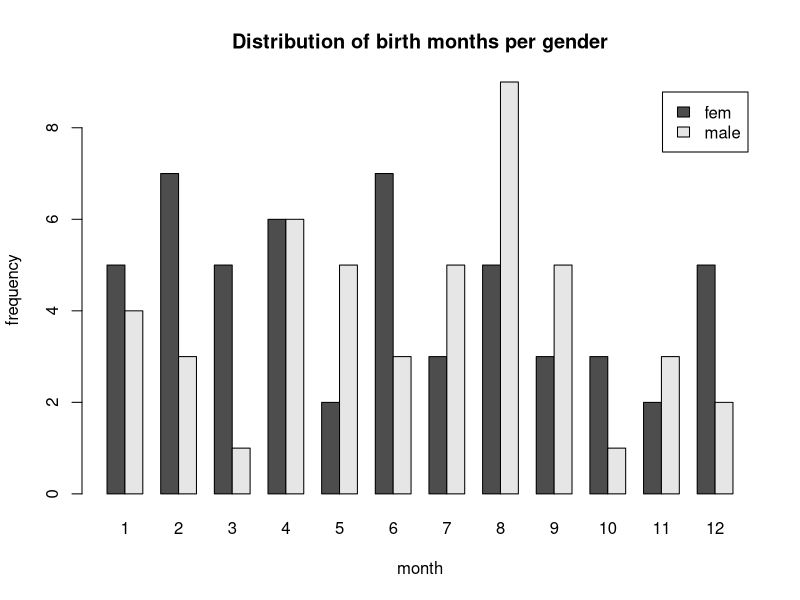
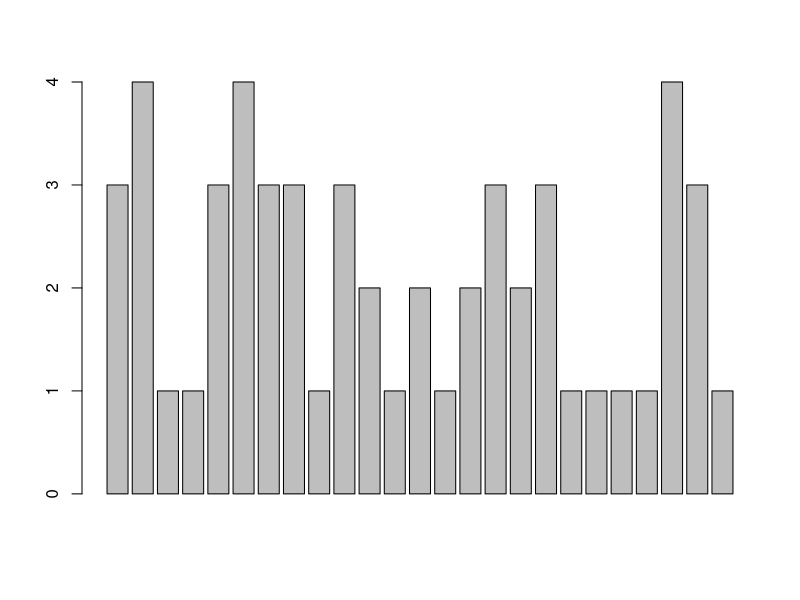
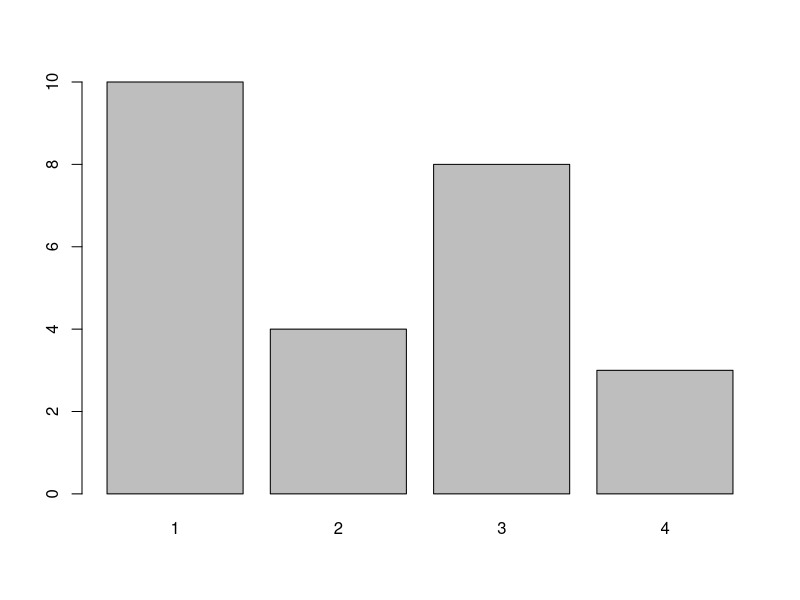
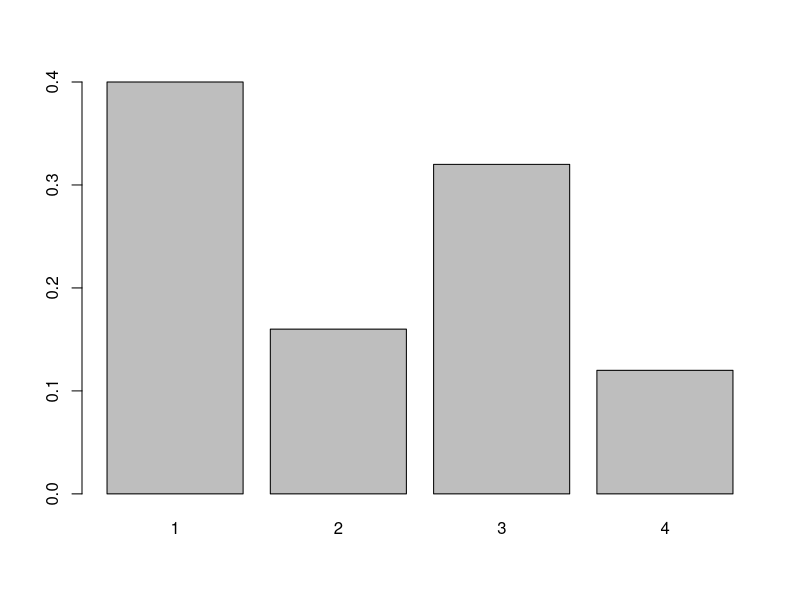
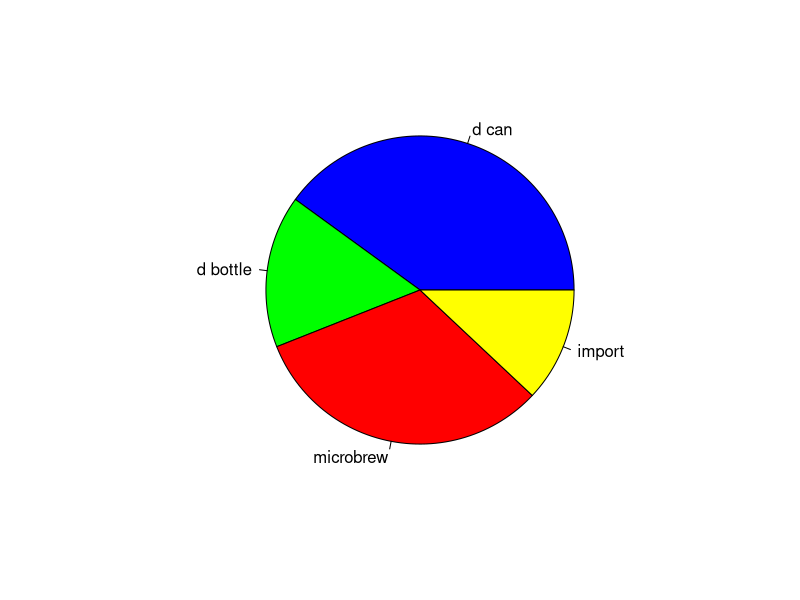

Source code (R) for these figures, in order: (Note: this script raises an error after producing the figures.)
# Lab 1: Prob&Stats Review with R

# EXPLORATORY DATA ANALYSIS
typos <- c(2,3,0,3,1,0,0,1)
typos

is.vector(typos)
class(typos)
mean(typos)
sd(typos)
var(typos)
summary(typos)
length(typos)
str(typos)
?length

#
month <- c(9, 10, 4, 8, 7, 9, 3, 8, 4, 1, 5, 2, 12, 4, 10, 3, 2, 2, 12, 4, 6, 1, 6, 6, 12, 4, 12, 1, 8, 2, 2, 1, 6, 12, 6, 5, 10, 11, 8, 5, 4, 8, 3, 11, 11, 9, 8, 9, 8, 6, 5, 7, 12, 2, 2, 6, 4, 4, 7, 8, 4, 2, 6, 1, 4, 6, 2, 8, 11, 10, 6, 5, 4, 1, 8, 3, 7, 8, 9, 7, 8, 9, 8, 8, 5, 1, 1, 3, 7, 7, 12, 3, 1, 7, 11, 9, 4, 5, 2, 9)
aux <- read.table(file="data/GenderBirthMonth.txt", header=T) 
names(aux)
month <- aux$birthmonth
gender <- aux$gender
summary(month) #WRONG -> CORRECT WAY: summary(as.factor(month)) Nao muda o objeto
summary(gender)

table(gender)
table(month)
table(gender,month)
barplot(table(gender,month), beside=T, 
        legend.text=c("fem","male"), 
        main= "Distribution of birth months per gender", 
        xlab="month", ylab="frequency")


#
beer <- c(3, 4, 1, 1, 3, 4, 3, 3, 1, 3, 2, 1, 2, 1, 2, 3, 
          2, 3, 1, 1, 1, 1, 4, 3, 1)
barplot(beer)  # NO, this isnât correct -> Barplot so a tabelas, nao a vetores numericos
barplot(table(beer))
barplot(table(beer)/length(beer))
factor(beer);
beer.counts <- table(beer);
names(beer.counts) <- c("d can", "d bottle", "microbrew", "import")
pie(beer.counts, col=c("blue", "green", "red", "yellow"))


#
?faithful
names(faithful)
head(faithful)
attach(faithful)
summary(eruptions) # summary(faithful$eruptions)
detach(faithful)
stem(eruptions, scale=0.5) # stem(faithful$eruptions, scale=0.5)

par(mfrow=c(1,2)) # Device pronto para fazer graficos sobre ele -> chama a janela e permite definir argumento sobre graficos a fazer -> mfrow varios graficos ao lado uns dos outros -> 1 linha e 2 colunas
hist(faithful$eruptions, breaks=seq(from=1.05, to=6, by=1/4), freq=F,
     main="Histogram for eruptions", 
     xlab = "duration (min)", ylab = "frequency")

hist(faithful$eruptions, breaks=100, freq=F,
     main="Histogram for eruptions", 
     xlab = "duration (min)", ylab = "frequency")
     
er.small <- faithful$eruptions[faithful$eruptions<3]
faithful.small = faithful[faithful$eruptions<3]
row.names(faithful.small) = 1:(dim(faithful.small)[1])
summary(er.small)
boxplot(er.small, main="Boxplot for small eruptions", 
        ylim=c(1.5,5.1), ylab="duration (min)")

boxplot(er.small, main="Boxplot for small eruptions", 
        ylab="duration (min)")


#
experimental <- c(5, 5, 5, 13, 7, 11, 11, 9, 8, 9)
control <- c(11, 8, 4, 5, 9, 5, 10, 5, 4, 10)
boxplot(experimental, control)

data <- c(experimental, control)
type <- c(rep("experim.",10), rep("control",10))
data
type
cbind(data, type)
boxplot(data ~ type) # quero data POR type


#
?Orange
names(Orange); 
attach(Orange)
plot(Orange$age, Orange$circumference, main="scatterplot", xlab="Age", ylab="Circumference", pch=20)

# lwd, lty, col, 

# by(data_frame|vector, indicador, function(x){})
by(Orange, Orange$Tree, function(x){lines(x$age, x$circumference)})

by(Orange, Orange$Tree, function(x){x[dim(x)[1],]})
legend(locator(1), "Tree 4")
# legend(locator(1), "Tree 1")
# 		CLICK RATO
plot(Orange$age, Orange$circumference, main="scatterplot", xlab="Age", ylab="Circumference", pch=20, type="p")

plot(Orange$age, Orange$circumference, main="scatterplot", xlab="Age", ylab="Circumference", pch=20, type="b")


plot(Orange$age, Orange$circumference, main="scatterplot", xlab="Age", ylab="Circumference", pch=20, type="l")

cor(Orange$age, Orange$circumference) #default is Pearson coefficient -> CORRELACAO


#
quality <- 1:10
SO2 <- c(0.9,2.7,1.8,2.9,3.5,3.1,3.7,3.3,4.9,4.7) 
cor(quality, SO2, method="spearman") # Quality categorica ordinal


#
weight = c(150, 135, 210, 140)
height = c(65, 61, 70, 65)
gender = c("Fe","Fe","M","Fe")
study = data.frame(weight,height,gender)
study

row.names(study)<-c("Mary","Alice","Bob","Judy")
study

study$weight
study[,"weight"]
study[,1]

study["Alice",]
study[2,]

study[study$gender == "Fe", ]


# library MASS
library(MASS); data(Cars93); attach(Cars93)
## make some categorical variables using cut
Price
priceCat <- cut(Price,c(0,12,20,max(Price)))
priceCat
levels(priceCat) <- c("cheap","okay","expensive")
priceCat

mpgCat <- cut(MPG.highway,c(0,20,30,max(MPG.highway))) 
levels(mpgCat) <- c("miser","okay","gas guzzler")

table(Type)
table(priceCat,Type)
table(priceCat,Type,mpgCat)
detach(Cars93)
boxplot(Cars93$Price ~ Cars93$Type)


###################################
# BINOMIAL 
dbinom(2,size=10,prob=0.3)
rbinom(20,1,0.5)
rbinom(10,100,0.5)

# POISSON
dpois(2,lambda=3)
par(mfrow=c(1,3))
x<-seq(0,6); prob<-dpois(x,0.5); plot(x,prob,main="lambda 0.5",t="h")
x<-seq(0,10); prob<-dpois(x,1); plot(x,prob,main="lambda 1",t="h")
x<-seq(0,10); prob<-dpois(x,4); plot(x,prob,main="lambda 4",t="h")

# EXPONENTIAL
?pexp

# NORMAL
?dnorm
x<-seq(-4,4,0.1); pr<-dnorm(x,mean=0,sd=1); plot(x,pr,t="l",ylab="f(x)")
pr<-dnorm(x,mean=0,sd=2); lines(x,pr); text(list(x=-0.1,y=0.21),"N(0,2)")
pr<-dnorm(x,mean=0,sd=3); lines(x,pr)
text(list(x=-0.1,y=0.14),"N(0,3)")


# CLT
allSums <- rep(0,200)
for (k in 1:200) allSums[k] <- sum(rexp(100,rate=10))
hist(allSums,freq=F); x <- seq(7,12,0.1); lines(x,dnorm(x,10,1))
